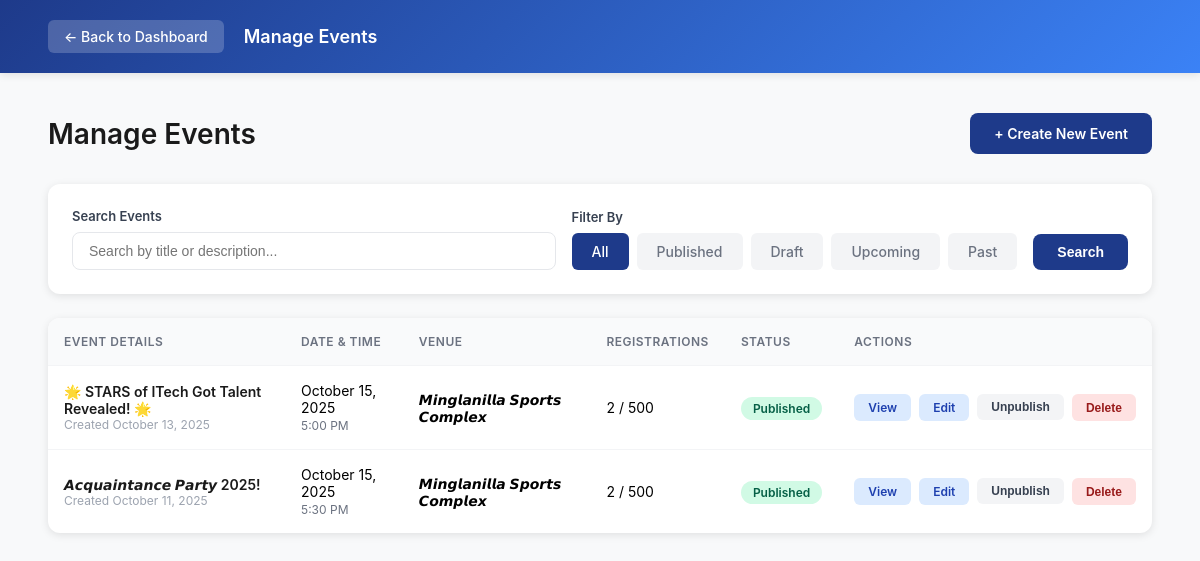
Page /sao-staff/manage-events.php (signed in) on the earlier database version.
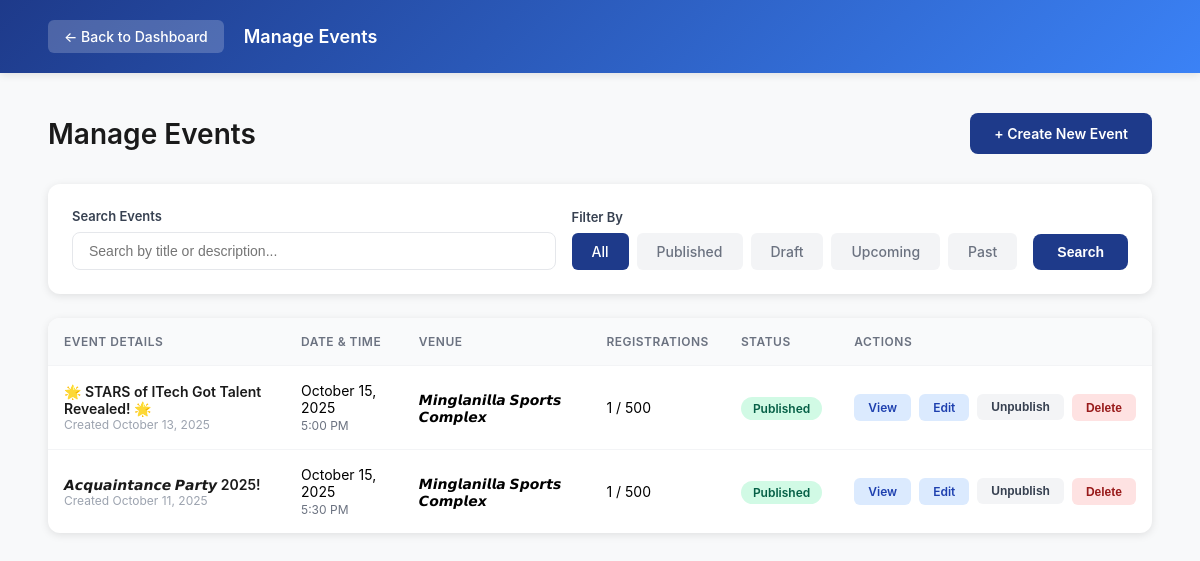
Same page on the later database version.
### tables this page shows
CREATE TABLE `events` (
  `event_id` int(11) NOT NULL,
  `event_title` varchar(255) NOT NULL,
  `event_description` text NOT NULL,
  `event_category` varchar(100) DEFAULT NULL,
  `event_venue` varchar(255) NOT NULL,
  `event_date` date NOT NULL,
  `event_time` time NOT NULL,
  `event_end_time` time DEFAULT NULL,
  `event_image` varchar(255) DEFAULT 'default-event.jpg',
  `max_participants` int(11) DEFAULT NULL,
  `registration_deadline` datetime DEFAULT NULL,
  `is_published` tinyint(1) DEFAULT 0,
  `created_by` int(11) NOT NULL,
  `created_at` timestamp NOT NULL DEFAULT current_timestamp(),
  `updated_at` timestamp NOT NULL DEFAULT current_timestamp() ON UPDATE current_timestamp()
);

### includes/functions.php (called while the page is built, shortened)
<?php
if (!function_exists('format_date')) {
    function format_date($date) {
        return date('F j, Y', strtotime($date));
    }
}
if (!function_exists('time_ago')) {
    function time_ago($datetime) {
        $time = strtotime($datetime);
        $time_diff = time() - $time;
        if ($time_diff < 60) {
            return 'just now';
        } elseif ($time_diff < 3600) {
            $minutes = floor($time_diff / 60);
            return $minutes . ' minute' . ($minutes > 1 ? 's' : '') . ' ago';
        } elseif ($time_diff < 86400) {
            $hours = floor($time_diff / 3600);
            return $hours . ' hour' . ($hours > 1 ? 's' : '') . ' ago';
        } elseif ($time_diff < 604800) {
            $days = floor($time_diff / 86400);
            return $days . ' day' . ($days > 1 ? 's' : '') . ' ago';
        } else {
            return format_date($datetime);
        }
    }
}
?>

### sao-staff/manage-events.php (the view, shortened to what the changed rows need)
<?php
require_once '../config/database.php';
require_once '../includes/functions.php';
$user_id = $_SESSION['user_id'];
$query = "SELECT e.*,
          (SELECT COUNT(*) FROM event_registrations WHERE event_id = e.event_id) as registration_count
          FROM events e
          WHERE e.created_by = ?";
$params = [$user_id];
$types = "i";
$query .= " ORDER BY e.created_at DESC";
$stmt = $conn->prepare($query);
$stmt->bind_param($types, ...$params);
$stmt->execute();
$events = $stmt->get_result();
?>
<!DOCTYPE html>
<html lang="en">
<head>
</head>
<body>
    <div class="main-container">
        <div class="page-header">
            <h1 class="page-title">Manage Events</h1>
        </div>
        <div class="events-table">
            <?php if ($events->num_rows > 0): ?>
                <table>
                    <thead>
                        <tr>
                            <th>EVENT DETAILS</th>
                            <th>DATE & TIME</th>
                            <th>VENUE</th>
                            <th>REGISTRATIONS</th>
                            <th>STATUS</th>
                            <th>ACTIONS</th>
                        </tr>
                    </thead>
                    <tbody>
                        <?php while ($event = $events->fetch_assoc()): ?>
                            <tr>
                                <td>
                                    <div class="event-title-col">
                                        <?php echo htmlspecialchars($event['event_title']); ?>
                                    </div>
                                    <div class="event-created">Created <?php echo time_ago($event['created_at']); ?></div>
                                </td>
                                <td>
                                    <?php echo format_date($event['event_date']); ?><br>
                                    <span style="font-size: 12px; color: #6b7280;">
                                        <?php echo date('g:i A', strtotime($event['event_time'])); ?>
                                    </span>
                                </td>
                                <td><?php echo htmlspecialchars($event['event_venue']); ?></td>
                                <td>
                                    <?php echo $event['registration_count']; ?>
                                    <?php if ($event['max_participants']): ?>
                                        / <?php echo $event['max_participants']; ?>
                                    <?php endif; ?>
                                </td>
                                <td>
                                    <span class="status-badge <?php echo $event['is_published'] ? 'badge-published' : 'badge-draft'; ?>">
                                        <?php echo $event['is_published'] ? 'Published' : 'Draft'; ?>
                                    </span>
                                </td>
                                <td>
                                    <div class="event-actions">
                                        <a href="view-registrations.php?id=<?php echo $event['event_id']; ?>" class="action-btn view-btn">View</a>
                                        <a href="edit-event.php?id=<?php echo $event['event_id']; ?>" class="action-btn edit-btn">Edit</a>
                                        <form method="POST" style="display: inline;">
                                            <button type="submit" name="toggle_publish" class="action-btn toggle-btn">
                                                <?php echo $event['is_published'] ? 'Unpublish' : 'Publish'; ?>
                                            </button>
                                        </form>
                                        <button class="action-btn delete-btn" onclick="confirmDelete(<?php echo $event['event_id']; ?>, '<?php echo htmlspecialchars(addslashes($event['event_title'])); ?>')">
                                            Delete
                                        </button>
                                    </div>
                                </td>
                            </tr>
                        <?php endwhile; ?>
                    </tbody>
                </table>
            <?php endif; ?>
        </div>
    </div>
</body>
</html>

Differences in the rows shown:
changed events "🌟 STARS of ITech Got Talent Revealed! 🌟": registration_count "2" → "1"
computed for events "𝘼𝙘𝙦𝙪𝙖𝙞𝙣𝙩𝙖𝙣𝙘𝙚 𝙋𝙖𝙧𝙩𝙮 2025!": registration_count "2" → "1"
